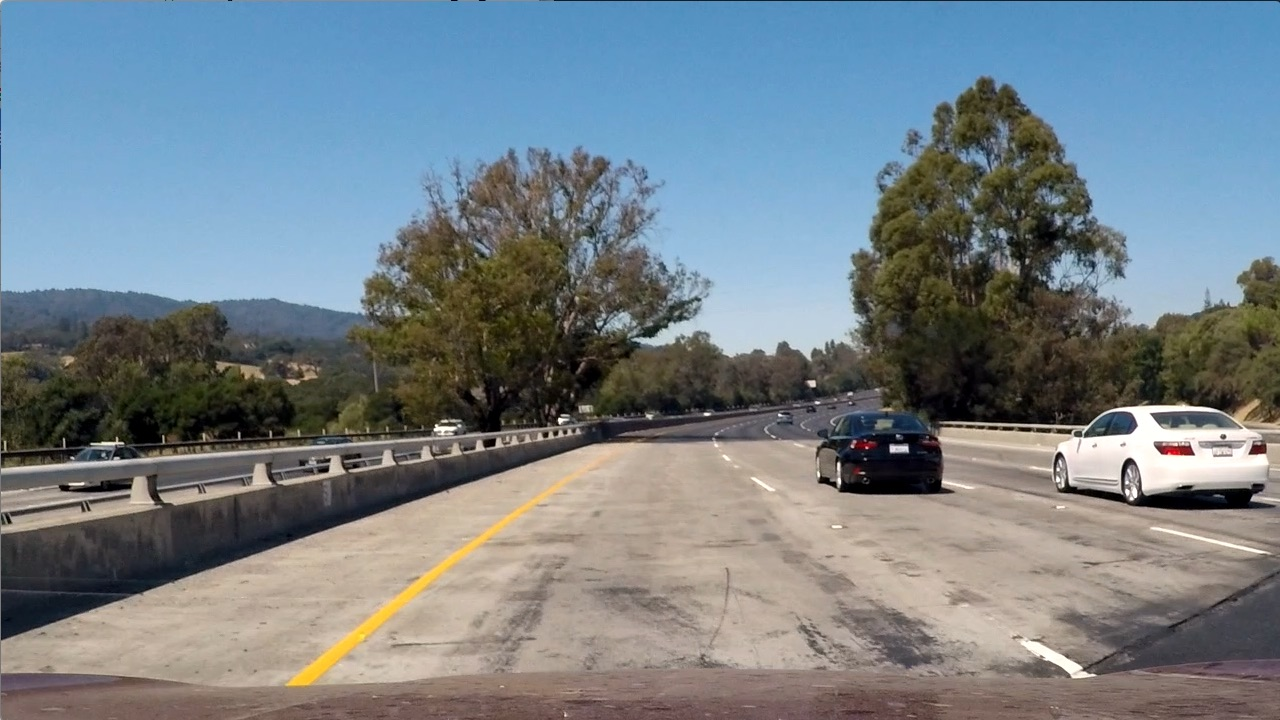
#> input picture test_images/test1.jpg, 1280 x 720 px
$ jupyter execute 'Advanced Lane Line Finding Final.ipynb'   (shell and % lines are left out)   (older library calls are emulated)
#> lines starting #> are read from the running program, lines starting #| are printed output that depends on the picture; after the words box and inside, x2 and y2 are one past the last pixel; in counts of white or black regions, pixels touching at a corner belong together
[cell 1]
# import needed package
import numpy as np
import cv2
import matplotlib.pyplot as plt
import matplotlib.image as mpimg

import glob
import pickle

## Image Process

[cell 2]
#def image process function

#image undistort
def undistort(image):
    dst=cv2.undistort(image,mtx,dist,None,mtx)
    return dst

#color threshold
def hls_thresh(image,lower_white,upper_white,lower_yellow,upper_yellow):
    hls=cv2.cvtColor(image,cv2.COLOR_RGB2HLS)
    h=hls[:,:,0]
    l=hls[:,:,1]
    s=hls[:,:,2]
    binary_white=np.zeros_like(hls[:,:,0])
    binary_white[((h>=lower_white[0])&(h<=upper_white[0]))&((l>=lower_white[1])&(l<=upper_white[1]))&((s>=lower_white[2])&(s<=upper_white[2]))]=1
    binary_yellow=np.zeros_like(hls[:,:,0])
    binary_yellow[((h>=lower_yellow[0])&(h<=upper_yellow[0]))&((l>=lower_yellow[1])&(l<=upper_yellow[1]))&((s>=lower_yellow[2])&(s<=upper_yellow[2]))]=1
    binary_output=np.zeros_like(hls[:,:,0])
    binary_output[(binary_white==1)|(binary_yellow==1)]=1
    return binary_output

#x,y gradien threshold
def abs_sobel_thresh(image, orient='x',ksize=3, thresh_min=0, thresh_max=255):
    gray = cv2.cvtColor(image, cv2.COLOR_RGB2GRAY)
    # Apply x or y gradient with the OpenCV Sobel() function
    # and take the absolute value
    if orient == 'x':
        abs_sobel = np.absolute(cv2.Sobel(gray, cv2.CV_64F, 1, 0,ksize=ksize))
    if orient == 'y':
        abs_sobel = np.absolute(cv2.Sobel(gray, cv2.CV_64F, 0, 1,ksize=ksize))
    # Rescale back to 8 bit integer
    scaled_sobel = np.uint8(255*abs_sobel/np.max(abs_sobel))
    # Create a copy and apply the threshold
    binary_output = np.zeros_like(scaled_sobel)
    # Here I'm using inclusive (>=, <=) thresholds, but exclusive is ok too
    binary_output[(scaled_sobel >= thresh_min) & (scaled_sobel <= thresh_max)] = 1
    # Return the result
    return binary_output

#magnitute gradient threshold
def mag_thresh(image, sobel_kernel=3, thresh_min=0, thresh_max=255):
    # Apply the following steps to img
    # 1) Convert to grayscale
    gray=cv2.cvtColor(image,cv2.COLOR_RGB2GRAY)
    # 2) Take the gradient in x and y separately
    gx=cv2.Sobel(gray,cv2.CV_64F,1,0)
    gy=cv2.Sobel(gray,cv2.CV_64F,0,1)
    # 3) Calculate the magnitude
    gm=(gx**2+gy**2)**0.5
    # 4) Scale to 8-bit (0 - 255) and convert to type = np.uint8
    scaled_gm=np.uint8(255*gm/np.max(gm))
    # 5) Create a binary mask where mag thresholds are met
    binary_output=np.zeros_like(scaled_gm)
    binary_output[(scaled_gm>=thresh_min)&(scaled_gm<=thresh_max)]=1
    # 6) Return this mask as your binary_output image
    return binary_output

#direction gradient threshold
def dir_thresh(image, sobel_kernel=3, thresh_min=0, thresh_max=np.pi/2):
   # Apply the following steps to img
    # 1) Convert to grayscale
    gray=cv2.cvtColor(image,cv2.COLOR_RGB2GRAY)
    # 2) Take the gradient in x and y separately
    # 3) Take the absolute value of the x and y gradients
    gx=np.abs(cv2.Sobel(gray,cv2.CV_64F,1,0,ksize=sobel_kernel))
    gy=np.abs(cv2.Sobel(gray,cv2.CV_64F,0,1,ksize=sobel_kernel))
    # 4) Use np.arctan2(abs_sobely, abs_sobelx) to calculate the direction of the gradient
    dg=np.arctan2(gy,gx)
    # 5) Create a binary mask where direction thresholds are met
    binary_output=np.zeros_like(dg)
    binary_output[(dg>=thresh_min)&(dg<=thresh_max)]=1
    # 6) Return this mask as your binary_output image
    return binary_output

#combine threshold
def combined_sobels(sx_binary, sy_binary, sxy_magnitude_binary,sxy_direction_binary):
    combined_sobel = np.zeros_like(sx_binary)
    # Sobel X returned the best output so we keep all of its results. We perform a binary and on all the other sobels
    combined_sobel[((sx_binary == 1) |((sy_binary==1)&(sxy_direction_binary==1)&(sxy_magnitude_binary==1)))] = 1
    return combined_sobel
def combined_sobel_color(combined_sobel_binary,hls_binary):
    combined=np.zeros_like(combined_sobel_binary)
    combined[(combined_sobel_binary==1)|(hls_binary==1)]=1
    return combined


def warp(image,matrix):
    warped = cv2.warpPerspective(image, matrix, img_size, flags=cv2.INTER_LINEAR)
    return warped

#set best values for image process
lower_white=np.array([0, 200, 0])
upper_white=np.array([180, 255, 255])
lower_yellow=np.array([20,0,100])
upper_yellow=np.array([30,255,255])

sobelx=['x',5,20,120]
sobely=['y',15,20,120]
sobelmag=[15,20,200]
sobeldir=[5,np.pi/6,np.pi*0.35]

#read in the calibration matrix
calibration = pickle.load( open( "camera_cal/dist_pickle.p", "rb" ) )
#> (reads camera_cal/dist_pickle.p from the repository)
mtx=calibration["mtx"]
dist=calibration["dist"]

# read in perspective transform matrix
trans_matrix = pickle.load( open( "test_images_warped/trans_matrix.p", "rb" ) )
#> (reads test_images_warped/trans_matrix.p from the repository)
M=trans_matrix['M']
M_inv=trans_matrix['M_inv']
img_size=(1280,720)

def img_process(image):
    """
    input:image
    return:undistort,threshold,warped image in binary
    default settings:
lower_white=np.array([0, 200, 0])
upper_white=np.array([180, 255, 255])
lower_yellow=np.array([20,0,100])
upper_yellow=np.array([30,255,255])

sobelx=['x',5,20,120]
sobely=['y',15,20,120]
sobelmag=[15,20,200]
sobeldir=[5,np.pi/6,np.pi*0.35]

#read in the calibration matrix
calibration = pickle.load( open( "camera_cal/dist_pickle.p", "rb" ) )
mtx=calibration["mtx"]
dist=calibration["dist"]

# read in perspective transform matrix
trans_matrix = pickle.load( open( "test_images_warped/trans_matrix.p", "rb" ) )
M=trans_matrix['M']
M_inv=trans_matrix['M_inv']
img_size=(1280,720)

    """
    img=undistort(image)
    img_color=hls_thresh(img,lower_white,upper_white,lower_yellow,upper_yellow)
    img_sx=abs_sobel_thresh(img,sobelx[0],sobelx[1],sobelx[2],sobelx[3])
    img_sy=abs_sobel_thresh(img,sobely[0],sobely[1],sobely[2],sobely[3])
    img_mag=mag_thresh(img,sobelmag[0],sobelmag[1],sobelmag[2])
    img_dir=dir_thresh(img,sobeldir[0],sobeldir[1],sobeldir[2])
    img_combine_sobel=combined_sobels(img_sx,img_sy,img_mag,img_dir)
    img_combine=combined_sobel_color(img_combine_sobel,img_color)
    img_output=warp(img_combine,M)
    return img_output

## Lane Line search and polyfit

[cell 3]
#define the lane pixels search function

def find_lane_pixels_all(binary_warped):
    """
    input: warped_binary_image
    return leftx, lefty, rightx, righty of the laneline pixels
    """

    # Take a histogram of the botom half of the image
    histogram = np.sum(binary_warped[binary_warped.shape[0]//2:,:], axis=0)
    # Find the peak of the left and right halves of the histogram
    # These will be the starting point for the left and right lines
    midpoint = np.int(histogram.shape[0]//2)
    leftx_base = np.argmax(histogram[:midpoint])
    rightx_base = np.argmax(histogram[midpoint:]) + midpoint

    # HYPERPARAMETERS
    # Choose the number of sliding windows
    nwindows = 9
    # Set the width of the windows +/- margin
    margin = 100
    # Set minimum number of pixels found to recenter window
    minpix = 50

    # Set height of windows - based on nwindows above and image shape
    window_height = np.int(binary_warped.shape[0]//nwindows)
    # Identify the x and y positions of all nonzero pixels in the image
    nonzero = binary_warped.nonzero()
    nonzeroy = np.array(nonzero[0])
    nonzerox = np.array(nonzero[1])

    # Current positions to be updated later for each window in nwindows
    leftx_current = leftx_base
    rightx_current = rightx_base

    # Create empty lists to receive left and right lane pixel indices
    left_lane_inds = []
    right_lane_inds = []

    # Step through the windows one by one
    for window in range(nwindows):
        # Identify window boundaries in x and y (and right and left)
        win_y_low = binary_warped.shape[0] - (window+1)*window_height
        win_y_high = binary_warped.shape[0] - window*window_height
        ### TO-DO: Find the four below boundaries of the window ###
        win_xleft_low = leftx_current-margin  # Update this
        win_xleft_high = leftx_current+margin  # Update this
        win_xright_low = rightx_current-margin  # Update this
        win_xright_high = rightx_current+margin # Update this

        ### TO-DO: Identify the nonzero pixels in x and y within the window ###
        good_left_inds = ((nonzeroy >= win_y_low) & (nonzeroy < win_y_high) &
        (nonzerox >= win_xleft_low) &  (nonzerox < win_xleft_high)).nonzero()[0]
        good_right_inds = ((nonzeroy>=win_y_low)&(nonzeroy<win_y_high)&
        (nonzerox>=win_xright_low)&(nonzerox<win_xright_high)).nonzero()[0]

        # Append these indices to the lists
        left_lane_inds.append(good_left_inds)
        right_lane_inds.append(good_right_inds)

        ### TO-DO: If you found > minpix pixels, recenter next window ###
        ### (`right` or `leftx_current`) on their mean position ###
        if len(good_left_inds)>minpix:
            leftx_current = np.int(np.mean(nonzerox[good_left_inds]))
        if len(good_right_inds)>minpix:
            rightx_current=np.int(np.mean(nonzerox[good_right_inds]))


    # Concatenate the arrays of indices (previously was a list of lists of pixels)
    try:
        left_lane_inds = np.concatenate(left_lane_inds)
        right_lane_inds = np.concatenate(right_lane_inds)
    except ValueError:
        # Avoids an error if the above is not implemented fully
        pass

    # Extract left and right line pixel positions
    leftx = nonzerox[left_lane_inds]
    lefty = nonzeroy[left_lane_inds]
    rightx = nonzerox[right_lane_inds]
    righty = nonzeroy[right_lane_inds]

    return leftx, lefty, rightx, righty


def fit_poly(leftx, lefty, rightx, righty):
    """
    input:left and right pixels
    return:left and right poly
    """
    ### TO-DO: Fit a second order polynomial to each using `np.polyfit` ###
    left_fit = np.polyfit(lefty,leftx,2)
    right_fit = np.polyfit(righty,rightx,2)

    return left_fit,right_fit


# [34 lines left out: function find_lane_pixels_around, not called in this run]

def measure_curvature_real(left_fit,right_fit):
    '''
    Calculates the curvature of polynomial functions in meters.
    '''
    # Define conversions in x and y from pixels space to meters
    ym_per_pix = 30/720 # meters per pixel in y dimension
    xm_per_pix = 3.7/700 # meters per pixel in x dimension

    # Define y-value where we want radius of curvature
    # We'll choose the maximum y-value, corresponding to the bottom of the image
    y_eval = 720
    x_eval=1280

    left_fit_cr=[xm_per_pix/(ym_per_pix**2)*left_fit[0],xm_per_pix/ym_per_pix*left_fit[1],left_fit[2]]
    right_fit_cr=[xm_per_pix/(ym_per_pix**2)*right_fit[0],xm_per_pix/ym_per_pix*right_fit[1],right_fit[2]]

    # Calculation of R_curve (radius of curvature)
    left_curverad = ((1 + (2*left_fit_cr[0]*y_eval*ym_per_pix + left_fit_cr[1])**2)**1.5) / np.absolute(2*left_fit_cr[0])
    right_curverad = ((1 + (2*right_fit_cr[0]*y_eval*ym_per_pix + right_fit_cr[1])**2)**1.5) / np.absolute(2*right_fit_cr[0])

    vehicleCenter = x_eval/2
    left_line =left_fit[0]*(y_eval**2)+left_fit[1]*y_eval+left_fit[2]
    right_line =right_fit[0]*(y_eval**2)+right_fit[1]*y_eval+right_fit[2]
    middle_line =(left_line+right_line)/2
    deviation = (middle_line- vehicleCenter)*xm_per_pix

    return left_curverad, right_curverad,deviation

## Laneline and info show

[cell 4]
def drawLine(img, left_fit, right_fit):
    """
    Draw the lane lines on the image `img` using the poly `left_fit` and `right_fit`.
    """
    yMax = img.shape[0]
    ploty = np.linspace(0, yMax - 1, yMax)
    color_warp = np.zeros_like(img).astype(np.uint8)

    # Calculate points.
    left_fitx = left_fit[0]*ploty**2 + left_fit[1]*ploty + left_fit[2]
    right_fitx = right_fit[0]*ploty**2 + right_fit[1]*ploty + right_fit[2]

    # Recast the x and y points into usable format for cv2.fillPoly()
    pts_left = np.array([np.transpose(np.vstack([left_fitx, ploty]))])
    pts_right = np.array([np.flipud(np.transpose(np.vstack([right_fitx, ploty])))])
    pts = np.hstack((pts_left, pts_right))

    # Draw the lane onto the warped blank image
    cv2.fillPoly(color_warp, np.int_([pts]), (0,255, 0))

    # Warp the blank back to original image space using inverse perspective matrix (Minv)
    newwarp = cv2.warpPerspective(color_warp, M_inv, (img.shape[1], img.shape[0]))
    return cv2.addWeighted(img, 1, newwarp, 0.3, 0)


def drawInfo(img,left_curverad, right_curverad,deviation):

    output=img
    if deviation > 0:
        message = '{:.2f} m right'.format(deviation)
    else:
        message = '{:.2f} m left'.format(-deviation)

    # Draw info
    font = cv2.FONT_HERSHEY_PLAIN
    fontColor = (0, 0, 0)
    cv2.putText(output, 'Left curvature: {:.0f} m'.format(left_curverad), (50, 50), font, 3, fontColor, 5)
    cv2.putText(output, 'Right curvature: {:.0f} m'.format(right_curverad), (50, 120), font, 3, fontColor, 5)
    cv2.putText(output, 'Vehicle is {} of center'.format(message), (50, 190), font, 3, fontColor, 5)
    return output

## Pipeline for image

[cell 5]
def image_pipeline(image):
    img_pro=img_process(image)
    leftx, lefty, rightx, righty=find_lane_pixels_all(img_pro)
    left_fit,right_fit=fit_poly(leftx, lefty, rightx, righty)
    output=drawLine(image,left_fit,right_fit)
    left_curverad, right_curverad,deviation=measure_curvature_real(left_fit,right_fit)
    output=drawInfo(output,left_curverad, right_curverad,deviation)
    return output

#test
test_image=mpimg.imread('test_images/test1.jpg')
#> test_image is the input picture: shape (720, 1280, 3); mean R, G, B 117.5, 128.7, 135.5
plt.imshow(image_pipeline(test_image))
#> in img_process, `img_color=hls_thresh(img,lower_white,upper_white,lower_yellow,upper_ye..`:
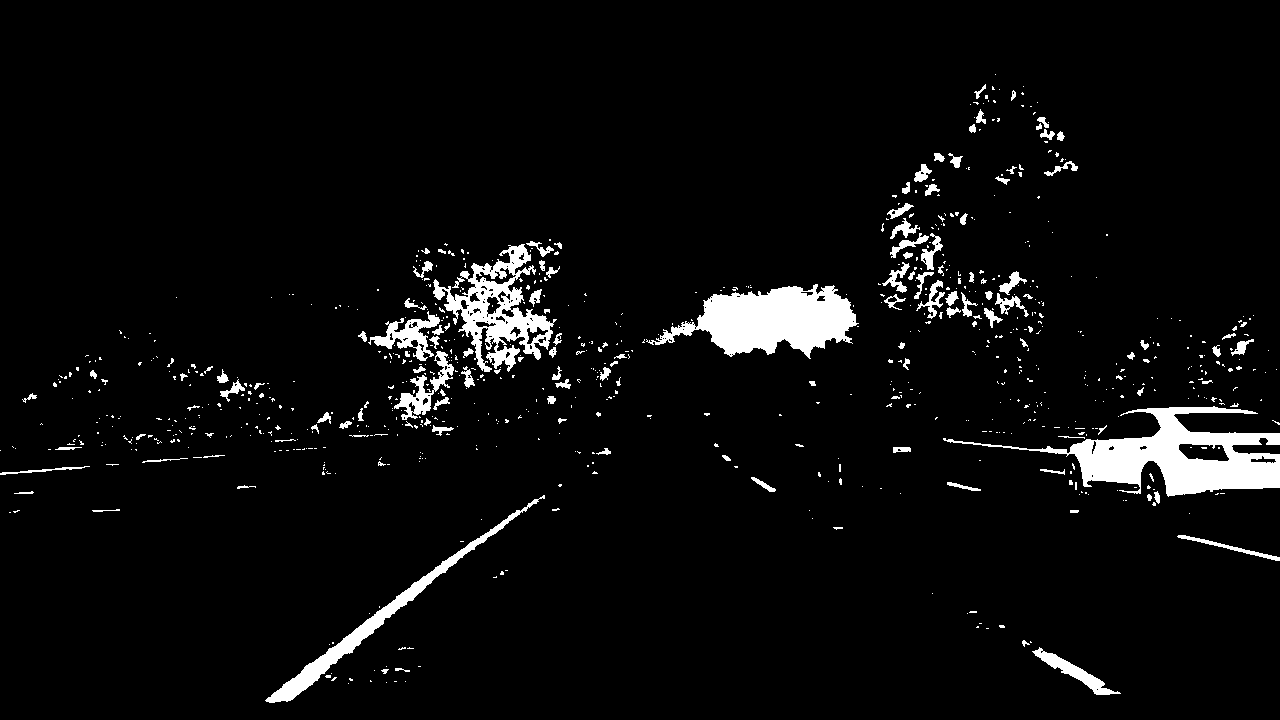
#> img_color: shape (720, 1280); values 0 (black) and 1 (white), 4.7% white; 816 white regions (681 under 20 px), largest, box (x1, y1, x2, y2) and area: (943, 406, 1280, 497) 10459, (646, 284, 859, 359) 8541, (433, 244, 557, 372) 5598
#> in dir_thresh, `dg=np.arctan2(gy,gx)`:
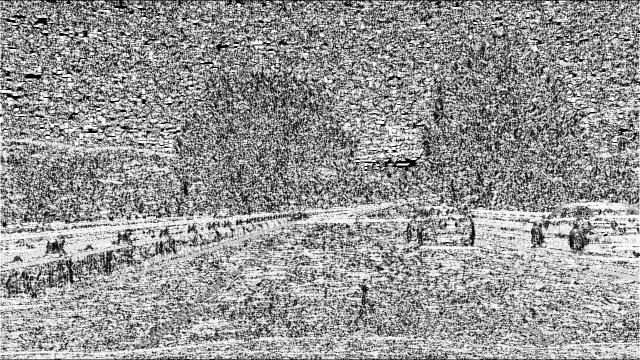
#> dg: shape (720, 1280) float64 (shown at 1/2 size); min 0, max 1.57, mean 0.922; drawn with min black and max white
#> in img_process, `img_dir=dir_thresh(img,sobeldir[0],sobeldir[1],sobeldir[2])`:
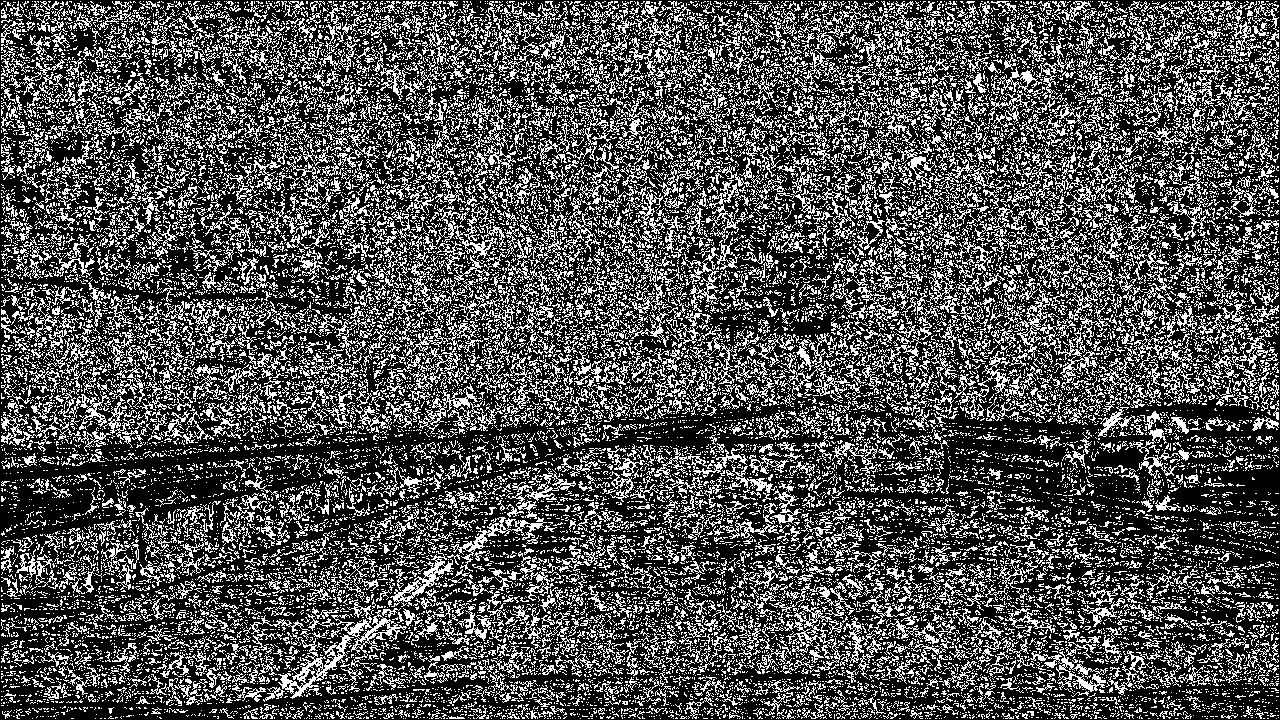
#> img_dir: shape (720, 1280) float64; values 0 (black) and 1 (white), 31.3% white in thin lines or dots
#> in img_process, `img_combine_sobel=combined_sobels(img_sx,img_sy,img_mag,img_dir)`:
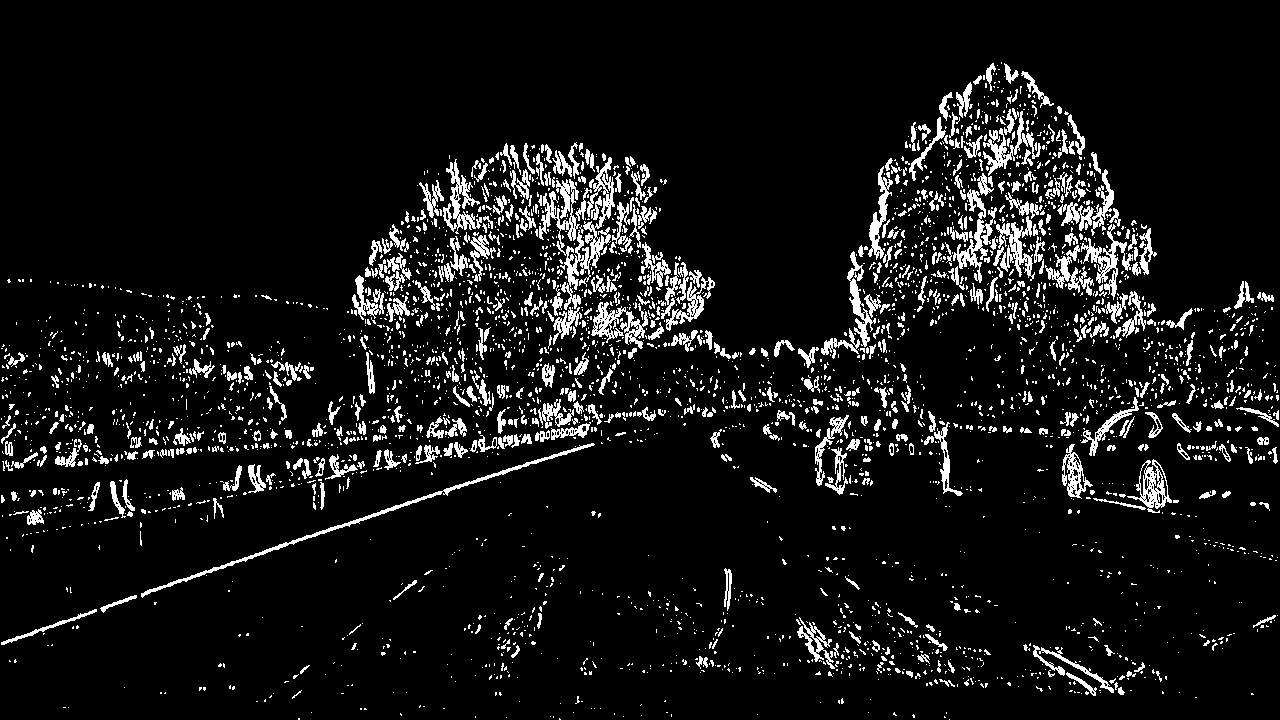
#> img_combine_sobel: shape (720, 1280); values 0 (black) and 1 (white), 8.1% white in thin lines or dots
#> (the rest of the program and of its run is left out)
